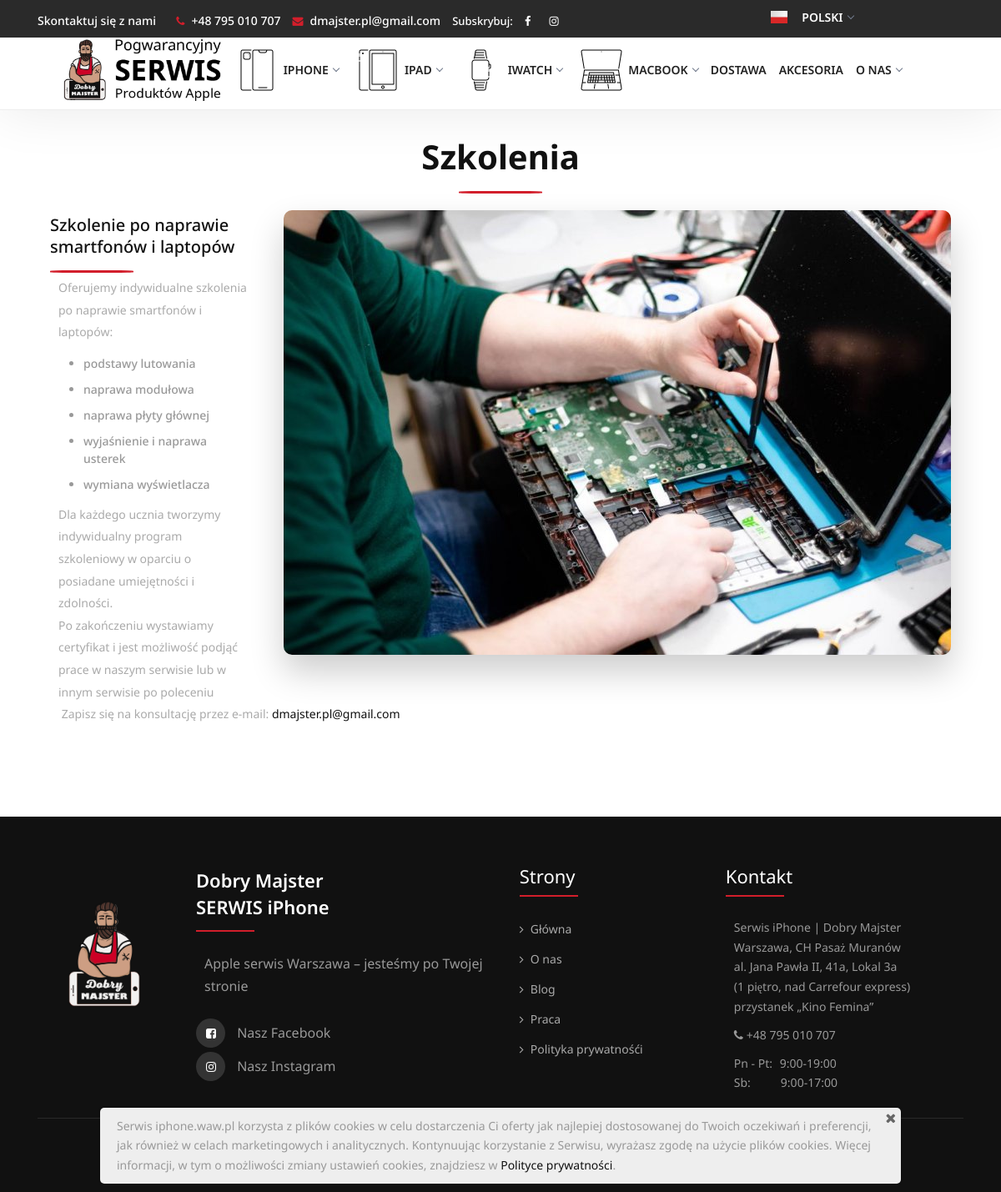
Page /szkolenia on the committed database.
### main/models.py (models this page shows, shortened)
class Category(models.Model):
    name = models.CharField('Kategoria', help_text='Nazwa urządzenia w menu',  max_length=200)
    device_icon = models.ImageField('Ikona urządzenia', help_text='Obrazek urządzenia w menu',  blank=True, null=True, upload_to='icon_menu')
    slug = models.SlugField(default='slug', unique=True)
    def __str__(self):
        return self.name
    class Meta:
        verbose_name = 'Kategoria'
        verbose_name_plural = 'Kategorie'

class Learning(models.Model):
    name = models.CharField('Nazwa kursu', max_length=1000)
    desc = models.TextField('Tekst kursu', max_length=20000)
    image = models.ImageField('Zdjęcie kursu', help_text='Zdjęcie kursu', upload_to='learning_img', null=True, blank=True)
    class Meta:
        verbose_name = 'Szkolenie'
        verbose_name_plural = 'Szkolenia'

### main/views.py (the view)
# urls.py: path('szkolenia', views.learning, name="learning"),
def learning(request):
    learning = Learning.objects.all()
    dct = {'learning': learning}
    return render_tamplate('main/learning.html', dct, request)

### main/views.py (called while the page is built)
def render_tamplate(tpl, dt, request):
    categories = Category.objects.all()
    services = Service.objects.all()
    stolbiec = Stolbiec.objects.all()
    rows = Row.objects.all()
    dct = {'categories': categories, 'services': services, 'stolbiec': stolbiec, 'rows': rows}
    dct.update(dt)
    if request.method == 'POST':
        css_form = OrderPhone(request.POST)
        if css_form.is_valid():
            return phone_form(request)
        else:
            return render(request, tpl, dct)
    else:
        return render(request, tpl, dct)

### main/templates/main/learning.html (shortened to what this page needs)
{% extends 'main/base/base.html' %}
{% load static %}
{% load i18n %}
{% load thumbnail %}
{% block content %}
<div class="section-block" style="padding-top: 30px; padding-bottom: 30px">
    <div class="container">
        <h1 class="text-center">{% trans "Szkolenia" %}</h1>
        <div class="section-heading-line"></div>
        {% if learning %}
        {% for el in learning %}
        {% if el.image %}
        <div class="container learning">
            <div class="blog-list-simple">
                <div class="row">
                    <div class="col-12">
                        <div class="blog-list-simple-img">
                            {% thumbnail el.image "550x400" crop="center" as im %}
                            <img class="img-right rounded-border shadow-primary" src="{{ im.url }}" alt="img">
                            {% endthumbnail %}
                        </div>
                        <div class="blog-list-simple-text">
                            <h4>{{ el.name }}</h4>
                            <div class="section-heading-line-left"></div>
                            <p>{{ el.desc|safe }}</p>
                        </div>
                    </div>
                </div>
            </div>
        </div>
        {% endif %}
        {% endfor %}
        {% else %}
        <h1 class="text-center">{% trans "Na razie nie prowadzimy szkolenia :(" %}</h1>
        {% endif %}
    </div>
</div>
{% endblock %}

### main/templates/main/base/header.html (shortened to what this page needs)
{% load i18n %}
{% load static %}
{% load thumbnail %}
<div class="hidden-sm-down" id="top-bar">
  <div class="container" style="height: 70px">
    <div class="row" style="height: 70px">
      <div class="col-md-9 col-12" style="height: 70px">
        <div class="top-bar-welcome">
          <ul>
            <li><a href="{% url 'contact' %}">{% trans "Skontaktuj się z nami" %}</a></li>
          </ul>
        </div>
        <div class="top-bar-info">
          <ul>
            <li><i class="fa fa-phone"></i><a href="tel:+48795010707">+48 795 010 707</a></li>
            <li><i class="fa fa-envelope"></i><a href="mailto: dmajster.pl@gmail.com">dmajster.pl@gmail.com</a></li>
            <li>{% trans  'Subskrybuj:' %}</li>
            <li><a href="https://www.facebook.com/dmajsterpl" target="_blank"><i style="color:#fff;" class="fa fa-facebook"></i></a></li>
            <li><a href="https://www.instagram.com/dobry.majster" target="_blank"><i style="color:#fff;" class="fa fa-instagram"></i></a></li>
          </ul>
        </div>
      </div>
      <div class="col-md-3 col-12" style="height: 60px">
        <nav class="container navigation navigation_language" id="navigation3" style="height: 70px">
          <div class="nav-menus-wrapper">
            <ul class="nav-menu">
              <li>
                {% get_current_language as LANGUAGE_CODE %}
                {% if LANGUAGE_CODE == 'pl' %}
                  <a href="#" data-toggle="dropdown" role="button"
                     aria-expanded="false">
                    <img loading="lazy" class="img_flags" src="{% static 'main/img/flags/pl-flag.png' %}" alt="PL">&nbsp; Polski</a>
                {% endif %}
                  {% get_current_language as LANGUAGE_CODE %}
              </li>
            </ul>
          </div>
        </nav>
      </div>
    </div>
  </div>
</div>
<header>
  <nav class="container navigation" id="navigation4">
    <div class="nav-header">
      <a class="nav-brand" href="{% url 'home' %}">
        <img alt="logo" class="main-logo" id="main_logo" src="{% static 'main/img/logos/logo-header.jpg' %}">
      </a>
    </div>
    <div class="nav-menus-wrapper">
      <ul class="nav-menu">
        {% for category in categories %}
          <li>
            {% if category.sub %}
              <a href="#">
                {% thumbnail category.device_icon "40x40" crop="center" as img %}
                  <img src="/media/{{ img }}" alt="{{ category }}">
                {% endthumbnail %}
                {{ category.name }}</a>
            {% else %}
              <a href="{% url 'detail_service_single' category_slug=category.slug %}">
                {% thumbnail category.device_icon "40x40" crop="center" as icon %}
                  <img src="/media/{{ icon }}" alt="{{ category }}">
                {% endthumbnail %}
                {{ category.name }}</a>
            {% endif %}
          </li>
        {% endfor %}
        <li><a href="{% url 'shipping' %}">{% trans "Dostawa" %}</a></li>
        <li><a href="{% url 'accessories' %}">{% trans "Akcesoria" %}</a></li>
        <li><a href="#">{% trans 'O nas' %}</a>
        </li>
          {% get_current_language as LANGUAGE_CODE %}
                  {% get_current_language as LANGUAGE_CODE %}
      </ul>
    </div>
  </nav>
</header>

### main/static/main/css/default.css (style rules this page uses)
html, body { font-family: 'Noto Sans', sans-serif; color: #d21e2b; height: 100%; margin: 0; padding: 0; }
p, a { font-family: 'Noto Sans', sans-serif; }
h1, h2, h3, h4, h5, h6 { font-family: 'Noto Sans', sans-serif; color: #111; line-height: 1.3; margin: 0px; }
h1, h2, h3, h4 { font-weight: 700; }
p { font-size: 14px; color: #999; line-height: 1.7; margin-bottom: 0px; }
img { max-width: 100%; height: auto; -webkit-transition-duration: .3s; transition-duration: .3s; }
a { color: #111; -webkit-transition-duration: .3s; transition-duration: .3s; }
ul { padding-left: 0px; margin-bottom: 0px; }

### main/static/main/css/navigation.css (style rules this page uses)
.navigation { width: 100%; height: 95px; display: table; position: relative; font-family: inherit; background-color: #fff; }
.navigation * { box-sizing: border-box; -webkit-tap-highlight-color: transparent; }
.navigation-fixed-wrapper .navigation { margin-right: auto; margin-left: auto; }
.nav-header { float: left; }
@media (min-width: 991px) { .nav-header { height: 95px; display: flex; align-items: center; } }
.nav-brand { line-height: 70px; padding: 0px 0px 0px 0px; color: #70798b; font-size: 24px; text-decoration: none !important; }
.nav-menu { margin: 0; padding: 0; list-style: none; line-height: normal; font-size: 0; }
.nav-menu > li { display: inline-block; float: left; text-align: left; margin-left: 0; }
.nav-menu > li > a { height: 95px; padding: 0 0.5vw 0 16px; display: flex; align-items: center; position: relative; text-decoration: none; font-size: 12px; font-weight: 600; text-transform: uppercase; color: #222; -webkit-transition: color 0.3s, background 0.3s; transition: color 0.3s, background 0.3s; }
@media (min-width: 991px) { #main_logo { -webkit-transition: all 0.3s ease; -moz-transition: all 0.3s ease; -o-transition: all 0.3s ease; width: 200px; } }

### main/static/main/css/custom.css (style rules this page uses)
h1, h2, h3, h4, h5, h6 { font-family: 'Noto Sans'; }
p { font-family: 'Noto Sans'; font-size: 14px!important; }
a { font-family: 'Noto Sans'; font-size: 14px!important; }
.blog-list-simple { margin-top: 5%; margin-bottom: 5%; }
.row img { display: inline-block; }
.row p { margin-left: 10px; }
.blog-list-simple-text li { margin-bottom: 4px; }
.img_flags { width: 20px !important; height: 15px !important; margin-right: 10px; }
.top-bar-info a { color: #FFFFFF; }
.img-right { margin: 0 0 14px 40px; padding: 0; float: right; }
@media (min-width: 900px) { .navigation-fixed-wrapper .navigation { display: flex; justify-content: center; } }
@media (min-width: 900px) and (max-width: 1200px) { .navigation-fixed-wrapper .container { max-width: 1078px; } }
@media (min-width: 900px) and (max-width: 1200px) { .nav-menu > li > a { padding: 0 0.5vw 0 9px; } }
.navigation_language { background-color: transparent; }
.navigation_language .nav-menu > li > a { margin-top: -27px; color: #fff; }
.learning .blog-list-simple-text { color: #999; font-size: 14px; }
.learning .blog-list-simple-text ul li { font-family: "Noto Sans"; color: #999; font-size: 14px; list-style-type: disc; margin-left: 40px; }
.learning .blog-list-simple { margin-top: 20px; }
.top-bar-welcome a { cursor: pointer; color: #FFFFFF; }

### rows in the picture
Category: device_icon (picture), name "IPHONE"
Category: device_icon (picture), name "IPAD"
Category: device_icon (picture), name "IWATCH"
Category: device_icon (picture), name "MACBOOK"
Learning: name "Szkolenie po naprawie smartfonów i laptopów", desc "Oferujemy indywidualne szkolenia po naprawie smartfonów i laptopów: podstawy lutowania naprawa modułowa naprawa płyty głównej wyjaśnienie i naprawa usterek wymiana wyświetlacza Dla każdego ucznia tworzymy indywidualny program szkoleniowy w oparciu o posiadane umiejętności i zdolności. Po zakończeniu wystawiamy certyfikat i jest możliwość podjąć prace w naszym serwisie lub w innym serwisie po poleceniu Zapisz się na konsultację przez e-mail: dmajster.pl@gmail.com"
